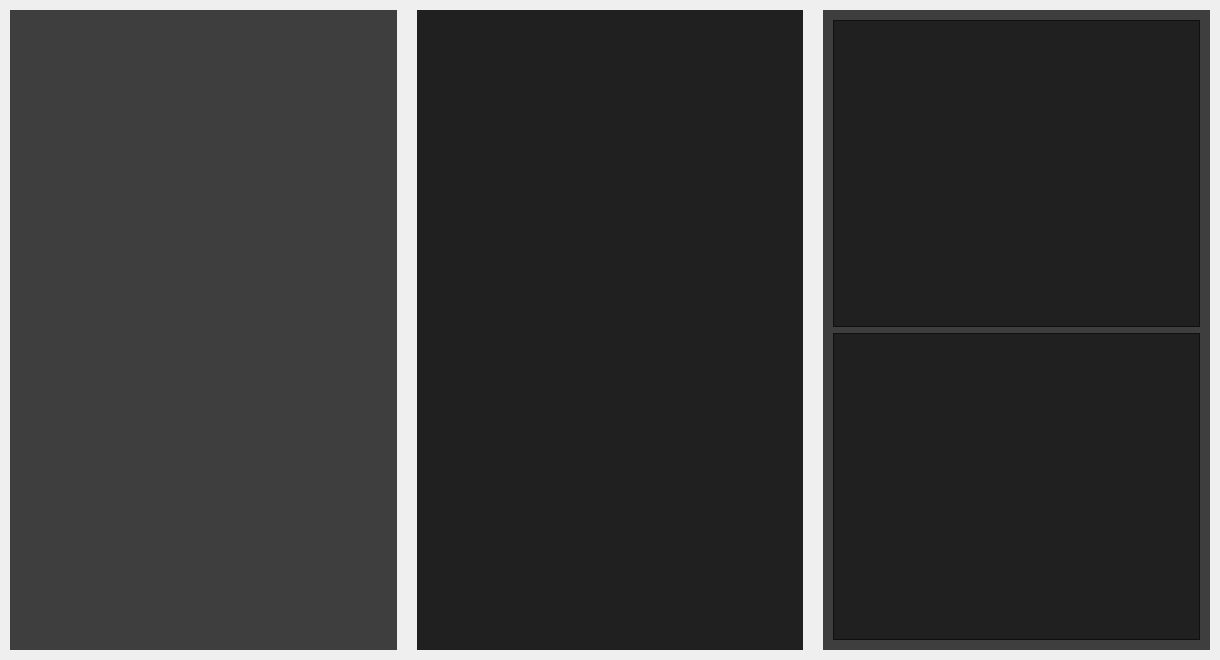
<?xml version="1.0" encoding="UTF-8"?>
<ui version="4.0">
 <class>Form</class>
 <widget class="QWidget" name="Form">
  <property name="geometry">
   <rect>
    <x>0</x>
    <y>0</y>
    <width>1220</width>
    <height>660</height>
   </rect>
  </property>
  <widget class="QWidget" name="horizontalLayoutWidget">
   <property name="geometry">
    <rect>
     <x>0</x>
     <y>0</y>
     <width>1220</width>
     <height>660</height>
    </rect>
   </property>
   <layout class="QHBoxLayout" name="HLayout">
    <property name="spacing">
     <number>20</number>
    </property>
    <property name="leftMargin">
     <number>10</number>
    </property>
    <property name="topMargin">
     <number>10</number>
    </property>
    <property name="rightMargin">
     <number>10</number>
    </property>
    <property name="bottomMargin">
     <number>10</number>
    </property>
    <item>
     <widget class="QWidget" name="Col1" native="true">
      <property name="styleSheet">
       <string notr="true">background-color:rgba(0,0,0,125);</string>
      </property>
      <widget class="QWidget" name="verticalLayoutWidget">
       <property name="geometry">
        <rect>
         <x>0</x>
         <y>0</y>
         <width>387</width>
         <height>640</height>
        </rect>
       </property>
       <layout class="QVBoxLayout" name="VLayout1">
        <item>
         <widget class="DataTable" name="DataTable1" native="true">
          <property name="styleSheet">
           <string notr="true">background-color:rgba(0,0,0,0);</string>
          </property>
         </widget>
        </item>
        <item>
         <widget class="SimpleDataTable" name="TimeTable" native="true">
          <property name="styleSheet">
           <string notr="true">background-color:rgba(0,0,0,0);</string>
          </property>
         </widget>
        </item>
       </layout>
      </widget>
     </widget>
    </item>
    <item>
     <widget class="QWidget" name="Col2" native="true">
      <property name="styleSheet">
       <string notr="true">background-color:rgba(0,0,0,125);</string>
      </property>
      <widget class="QWidget" name="verticalLayoutWidget_2">
       <property name="geometry">
        <rect>
         <x>0</x>
         <y>0</y>
         <width>387</width>
         <height>640</height>
        </rect>
       </property>
       <layout class="QVBoxLayout" name="VLayout2">
        <item>
         <widget class="DataTable" name="DataTable2" native="true"/>
        </item>
       </layout>
      </widget>
     </widget>
    </item>
    <item>
     <widget class="QWidget" name="Col3" native="true">
      <property name="styleSheet">
       <string notr="true">background-color:rgba(0,0,0,125);</string>
      </property>
      <widget class="QWidget" name="verticalLayoutWidget_3">
       <property name="geometry">
        <rect>
         <x>0</x>
         <y>0</y>
         <width>387</width>
         <height>640</height>
        </rect>
       </property>
       <layout class="QVBoxLayout" name="VLayout3">
        <property name="leftMargin">
         <number>10</number>
        </property>
        <property name="topMargin">
         <number>10</number>
        </property>
        <property name="rightMargin">
         <number>10</number>
        </property>
        <property name="bottomMargin">
         <number>10</number>
        </property>
        <item>
         <widget class="LenCapText" name="MsgText"/>
        </item>
        <item>
         <widget class="LenCapText" name="LogText"/>
        </item>
       </layout>
      </widget>
     </widget>
    </item>
   </layout>
  </widget>
 </widget>
 <customwidgets>
  <customwidget>
   <class>DataTable</class>
   <extends>QWidget</extends>
   <header>gui/datamonitor/DataTable.h</header>
   <container>1</container>
  </customwidget>
  <customwidget>
   <class>SimpleDataTable</class>
   <extends>QWidget</extends>
   <header>gui/datamonitor/SimpleDataTable.h</header>
   <container>1</container>
  </customwidget>
  <customwidget>
   <class>LenCapText</class>
   <extends>QTextEdit</extends>
   <header>gui/datamonitor/LenCapText.h</header>
  </customwidget>
 </customwidgets>
 <resources/>
 <connections/>
</ui>
